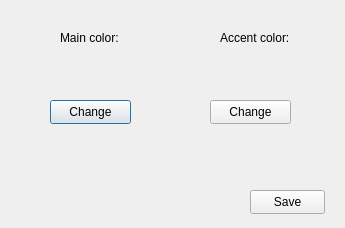
<?xml version="1.0" encoding="UTF-8"?>
<ui version="4.0">
 <class>Dialog</class>
 <widget class="QDialog" name="Dialog">
  <property name="geometry">
   <rect>
    <x>0</x>
    <y>0</y>
    <width>345</width>
    <height>228</height>
   </rect>
  </property>
  <property name="windowTitle">
   <string>Dialog</string>
  </property>
  <widget class="QLabel" name="label">
   <property name="geometry">
    <rect>
     <x>60</x>
     <y>30</y>
     <width>71</width>
     <height>16</height>
    </rect>
   </property>
   <property name="text">
    <string>Main color:</string>
   </property>
  </widget>
  <widget class="QLabel" name="label_2">
   <property name="geometry">
    <rect>
     <x>220</x>
     <y>30</y>
     <width>71</width>
     <height>16</height>
    </rect>
   </property>
   <property name="text">
    <string>Accent color:</string>
   </property>
  </widget>
  <widget class="QWidget" name="mainColorDisplayWidget" native="true">
   <property name="geometry">
    <rect>
     <x>60</x>
     <y>50</y>
     <width>61</width>
     <height>41</height>
    </rect>
   </property>
  </widget>
  <widget class="QWidget" name="accentColorDisplayWidget" native="true">
   <property name="geometry">
    <rect>
     <x>220</x>
     <y>50</y>
     <width>61</width>
     <height>41</height>
    </rect>
   </property>
  </widget>
  <widget class="QPushButton" name="changeMainColorButton">
   <property name="geometry">
    <rect>
     <x>50</x>
     <y>100</y>
     <width>81</width>
     <height>24</height>
    </rect>
   </property>
   <property name="text">
    <string>Change</string>
   </property>
  </widget>
  <widget class="QPushButton" name="changeAccentColorButton">
   <property name="geometry">
    <rect>
     <x>210</x>
     <y>100</y>
     <width>81</width>
     <height>24</height>
    </rect>
   </property>
   <property name="text">
    <string>Change</string>
   </property>
  </widget>
  <widget class="QPushButton" name="saveButton">
   <property name="geometry">
    <rect>
     <x>250</x>
     <y>190</y>
     <width>75</width>
     <height>24</height>
    </rect>
   </property>
   <property name="text">
    <string>Save</string>
   </property>
  </widget>
 </widget>
 <resources/>
 <connections/>
</ui>
